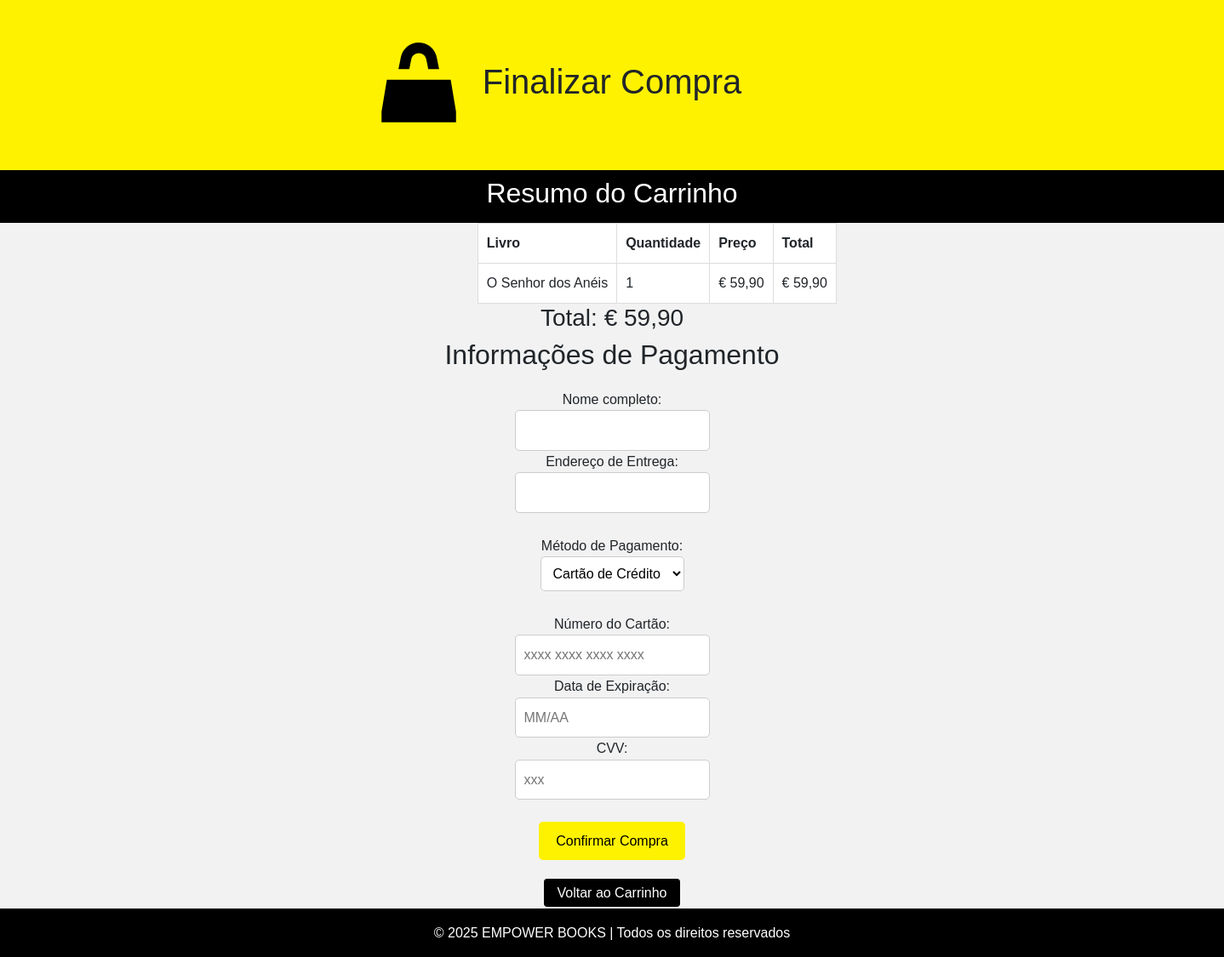
The page /checkout.php?book_id=1&quantity=1 (signed in) on the database its author committed.
### tables this page shows
CREATE TABLE `books` (
  `book_id` int(11) NOT NULL,
  `title` varchar(255) NOT NULL,
  `author` varchar(255) NOT NULL,
  `description` text DEFAULT NULL,
  `price` decimal(10,2) NOT NULL,
  `stock` int(11) NOT NULL,
  `category_id` int(11) NOT NULL,
  `sub_category_id` int(11) NOT NULL,
  `image` varchar(255) DEFAULT NULL,
  `created_at` datetime DEFAULT current_timestamp(),
  `updated_at` datetime DEFAULT current_timestamp() ON UPDATE current_timestamp(),
  `archived_at` datetime DEFAULT NULL,
  `views` int(11) DEFAULT 0
);

### checkout.php (the view, shortened to what this page needs)
<?php
include('conexão.php');
if (isset($_GET['book_id'])) {
    $book_id = (int)$_GET['book_id'];
}
?>
<!DOCTYPE html>
<html lang="pt-br">
<head>
    <link href="https://cdn.jsdelivr.net/npm/bootstrap@5.3.0-alpha1/dist/css/bootstrap.min.css" rel="stylesheet">
    <link rel="stylesheet" href="./css/checkout.css">
</head>
<body>
    <header>
    <h1>Finalizar Compra</h1>
    </header>
    <?php if (isset($_SESSION['cart']) && count($_SESSION['cart']) > 0): ?>
        <nav>
        <h2 class="r">Resumo do Carrinho</h2>
        </nav>
        <div class="table">
        <table border="1">
            <tr>
                <th>Livro</th>
                <th>Quantidade</th>
                <th>Preço</th>
                <th>Total</th>
            </tr>
            <?php
            $total = 0;
            foreach ($_SESSION['cart'] as $book_id => $item):
                $sql = "SELECT title, price FROM books WHERE book_id = ?";
                $stmt = $dbc->prepare($sql);
                $stmt->bind_param("i", $book_id);
                $stmt->execute();
                $result = $stmt->get_result();
                if ($result && $result->num_rows > 0) {
                    $book = $result->fetch_assoc();
            ?>
                <tr>
                    <td><?php echo htmlspecialchars($book['title']); ?></td>
                    <td><?php echo $item['quantity']; ?></td>
                    <td>€ <?php echo number_format($book['price'], 2, ',', '.'); ?></td>
                    <td>€ <?php echo number_format($book['price'] * $item['quantity'], 2, ',', '.'); ?></td>
                </tr>
            <?php
                    $total += $book['price'] * $item['quantity'];
                } else {
                    echo "<p>Erro: Livro com ID $book_id não encontrado.</p>";
                }
            endforeach;
            ?>
        </table>
        </div>
        <h3>Total: € <?php echo number_format($total, 2, ',', '.'); ?></h3>
        <h2>Informações de Pagamento</h2>
        <form action="checkout.php" method="POST">
            <label for="name">Nome completo:</label><br>
            <input type="text" id="Nome" name="name" autocomplete="name" required><br>
            <label for="address">Endereço de Entrega:</label><br>
            <input type="text" id="address" name="address" autocomplete="street-address" required><br><br>
            <label for="payment_method">Método de Pagamento:</label><br>
            <select id="payment_method" name="payment_method" required onchange="togglePaymentFields()">
                <option value="credit_card">Cartão de Crédito</option>
            </select><br><br>
 <div id="credit_card_fields" style="display:none;">
                <label for="card_number">Número do Cartão:</label><br>
                <input type="text" id="card_number" name="card_number" placeholder="xxxx xxxx xxxx xxxx"  required><br>
                <label for="expiry_date">Data de Expiração:</label><br>
                <input type="text" id="expiry_date" name="expiry_date" placeholder="MM/AA"  required><br>
                <label for="cvv">CVV:</label><br>
                <input type="text" id="cvv" name="cvv" placeholder="xxx" required><br><br>
            </div>
            <input type="submit" name="confirm_order" value="Confirmar Compra">
        </form>
    <?php else: ?>
        <p>Seu carrinho está vazio.</p>
    <?php endif; ?>
    <br>
    <div class="div-vlt">
    <a href="cart.php" class="Voltar">Voltar ao Carrinho</a>
    </div>
    <footer>
        &copy; 2025 EMPOWER BOOKS | Todos os direitos reservados
    </footer>
</body>
</html>

### css/checkout.css (style rules this page uses)
body { font-family: Arial, sans-serif; line-height: 1.6; margin: 0; padding: 0; background-color: #f2f2f2; text-align: center; }
header { background-image: url('../imagens/shopping-bag-svgrepo-com.svg'); background-size: 100px; background-position: 33% 50%; background-color: #fff200; background-repeat: no-repeat; text-align: center; padding: 4.5rem; font-size: larger; }
nav { background-color: #000000; color: #fff; padding: 0.5rem; justify-content: space-between; text-align: center; }
footer { background-color: #000000; color: #fff; text-align: center; padding: 1rem; }
.table { width: 80%; margin: 0 auto; border-collapse: collapse; margin-left: 39%; }
th, td { padding: 10px; border: 1px solid #ddd; text-align: left; }
form { flex-direction: column; gap: 15px; margin-top: 20px; }
form input[type="text"] { padding: 10px; background-color: #fff; border: 1px solid #ccc; border-radius: 5px; }
form input[type="submit"] { padding: 10px 20px; background-color: #fff200; color: #000000; border: none; border-radius: 5px; cursor: pointer; transition: background-color 0.3s; }
select { padding: 10px; background-color: #fff; border: 1px solid #ccc; border-radius: 5px; font-size: 16px; cursor: pointer; transition: border-color 0.3s ease-in-out; }
.div-vlt { margin-bottom: 5px; }
.Voltar { background-color: black; color: #fff; text-decoration: none; padding: 0.5rem 1rem; border-radius: 4px; }

### rows shown on the page
books: title "O Senhor dos Anéis", quantity "1", price "59,90", $book['price']*$item['quantity'] "59,90"

### other values the page prints
$total "59,90"
